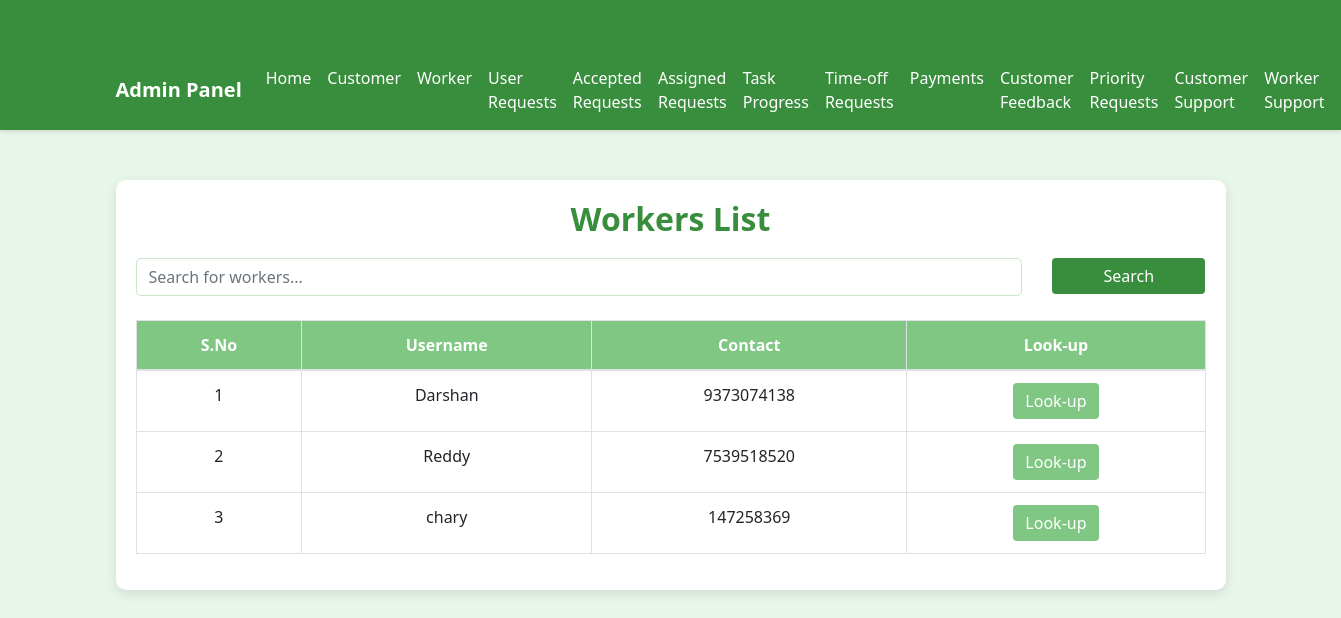
Page /wfmadmin/adminviewassignedtasks on the committed database.
### wfmadmin/models.py (models this page shows, shortened)
class worker(models.Model):
    id = models.AutoField(primary_key=True)
    firstname = models.CharField(max_length=30)
    lastname = models.CharField(max_length=30)
    address = models.CharField(max_length=100)
    city = models.CharField(max_length=20)
    state = models.CharField(max_length=20)
    country = models.CharField(max_length=20)
    username = models.CharField(max_length=20)
    email = models.EmailField(max_length=20)
    number = models.IntegerField()
    password = models.CharField(max_length=20)
    status = models.BooleanField(default=False)
    created_at = models.DateTimeField(auto_now_add=True)

### wfmadmin/views.py (the view)
# urls.py: path('adminviewassignedtasks', adminviewassignedtasks, name='adminviewassignedtasks'),
def adminviewassignedtasks(request):
    search_query = request.GET.get('search', '')
    if search_query:
        workers = worker.objects.filter(
            Q(firstname__icontains=search_query) |
            Q(lastname__icontains=search_query) |
            Q(username__icontains=search_query) |
            Q(email__icontains=search_query) |
            Q(number__icontains=search_query) |
            Q(workerprofile__profession__icontains=search_query) |
            Q(workerprofile__skills__icontains=search_query)
        ).filter(workerprofile__status='Available').order_by('-created_at')
    else:
        workers = worker.objects.filter(workerprofile__status='Available').order_by('-created_at')
    context = {
        'workers': workers
    }
    return render(request, 'admin/adminviewassignedtasks.html', context)

### templates/admin/adminviewassignedtasks.html (shortened to what this page needs)
<!DOCTYPE html>
<html lang="en">
<head>
  <link href="https://stackpath.bootstrapcdn.com/bootstrap/4.5.2/css/bootstrap.min.css" rel="stylesheet">
  <link rel="stylesheet" href="https://cdnjs.cloudflare.com/ajax/libs/font-awesome/5.15.3/css/all.min.css">
</head>
<body>
  {% include 'admin/adminnavbar.html' %}
  <section id="contact" class="contact">
    <div class="container">
      <div class="form-container">
        <div class="section-title">
          <h2>Workers List</h2>
        </div>
        <form method="GET" action="{% url 'adminviewassignedtasks' %}">
          <div class="row mb-4">
            <div class="col-md-10">
              <input type="text" name="search" class="form-control" placeholder="Search for workers...">
            </div>
            <div class="col-md-2">
              <button type="submit" class="btn btn-secondary btn-block">Search</button>
            </div>
          </div>
        </form>
        <div class="row">
          <div class="col-lg-12">
            <div class="table-responsive">
              <table class="table table-bordered">
                <thead>
                  <tr>
                    <th>S.No</th>
                    <th>Username</th>
                    <th>Contact</th>
                    <th>Look-up</th>
                  </tr>
                </thead>
                <tbody>
                  {% for worker in workers %}
                    <tr>
                      <td>{{ forloop.counter }}</td>
                      <td>{{ worker.username }}</td>
                      <td>{{ worker.number }}</td>
                      <td>
                        <a href="{% url 'admin_worker_details' %}?id={{ worker.id }}" class="btn btn-primary">Look-up</a>
                      </td>
                    </tr>
                  {% endfor %}
                </tbody>
              </table>
            </div>
          </div>
        </div>
      </div>
    </div>
  </section>
</body>
</html>

### templates/admin/adminviewassignedtasks.html (style rules this page uses)
body { background-color: #e8f5e9; color: #2e7d32; font-family: 'Segoe UI', Tahoma, Geneva, Verdana, sans-serif; }
.container { margin-top: 50px; }
.form-container { background-color: #ffffff; padding: 20px; border-radius: 10px; box-shadow: 0 4px 12px rgba(0, 0, 0, 0.1); }
.section-title h2 { color: #388e3c; text-align: center; font-weight: bold; margin-bottom: 20px; }
.table { background-color: #ffffff; border: none; }
.table th { background-color: #81c784; color: #ffffff; text-align: center; font-weight: bold; }
.table td { text-align: center; }
.form-control { border: 1px solid #c8e6c9; border-radius: 5px; }
.btn-secondary { background-color: #388e3c; border: none; color: #ffffff; }
.btn-primary { background-color: #81c784; border: none; color: #ffffff; }

### rows in the picture
worker: username "Darshan", number "9373074138"
worker: username "Reddy", number "7539518520"
worker: username "chary", number "147258369"
